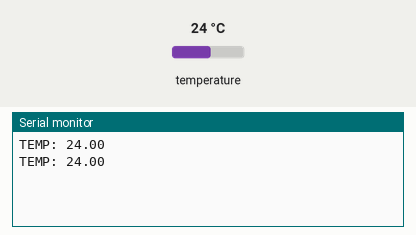
This sketch was run on a simulated Arduino Uno, built with avr-gcc and run on an emulated ATmega328P. On the bench: the last lines printed to the serial monitor. The test bench sets the inputs (shaded band); at power-on: temperature 24 °C.

Above: at 2.8 s.
2.9 s: temperature set to 12 °C
At 3.5 s:
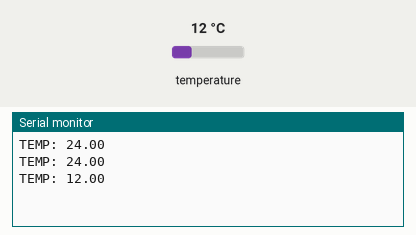
4.4 s: temperature set to 19 °C
At 5.9 s:
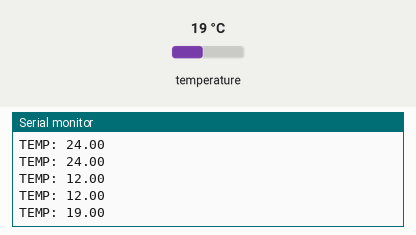
Timing chart, 0 to 7.4 s (numbered marks = the images above; inputs shaded):
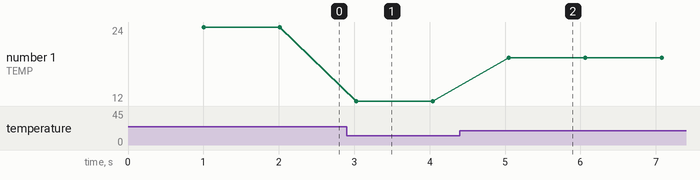

The sketch:

DS18B20_READ_TEMP.ino
```cpp
#include <microDS18B20.h>

#define DS18B20_PIN 2

MicroDS18B20<DS18B20_PIN> SENSOR;

void setup() {
  Serial.begin(9600);
}

void loop() {
  SENSOR.requestTemp();
  delay(1000);

  Serial.print("TEMP: ");
  if (SENSOR.readTemp())
    Serial.println(SENSOR.getTemp());
  else
    Serial.println("ERROR!");
}
```

Measured:
- after the input at 2.9 s, the serial monitor: prints a new line after 0.13 s (image 1)
- after the input at 4.4 s, the serial monitor: prints a new line after 0.65 s (image 2)
- plotted number 1: 24 → 12 after the input at 2.9 s, 12 → 19 after the input at 4.4 s
